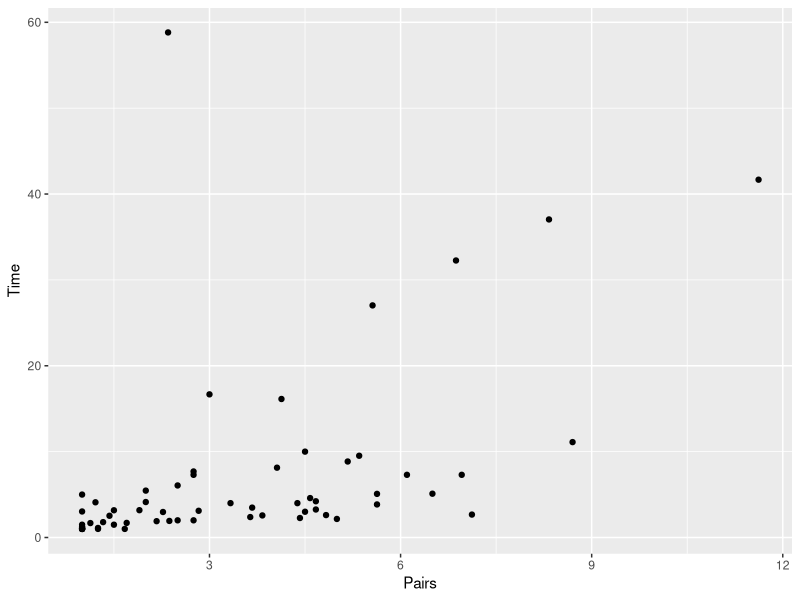
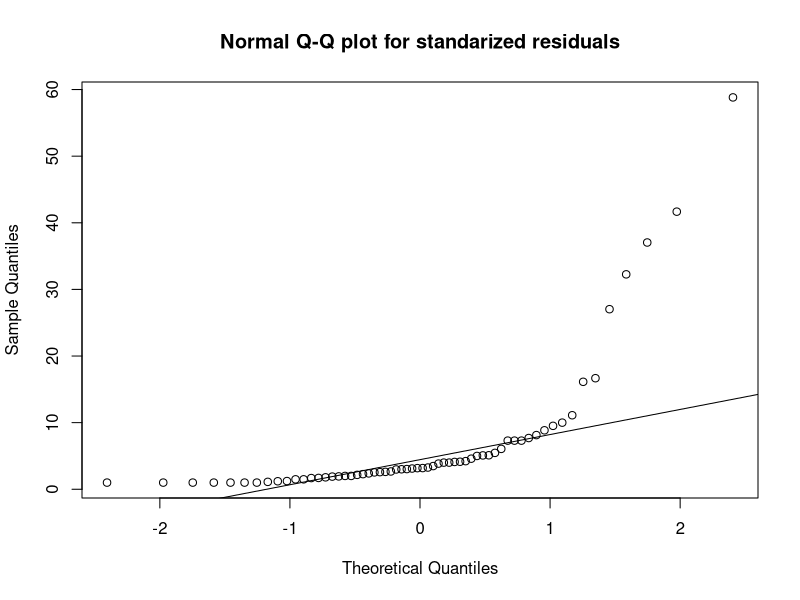
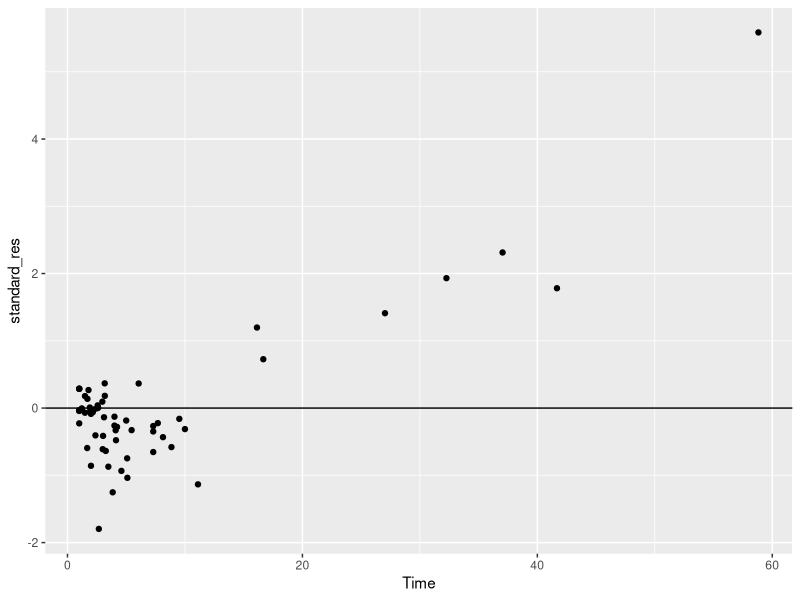
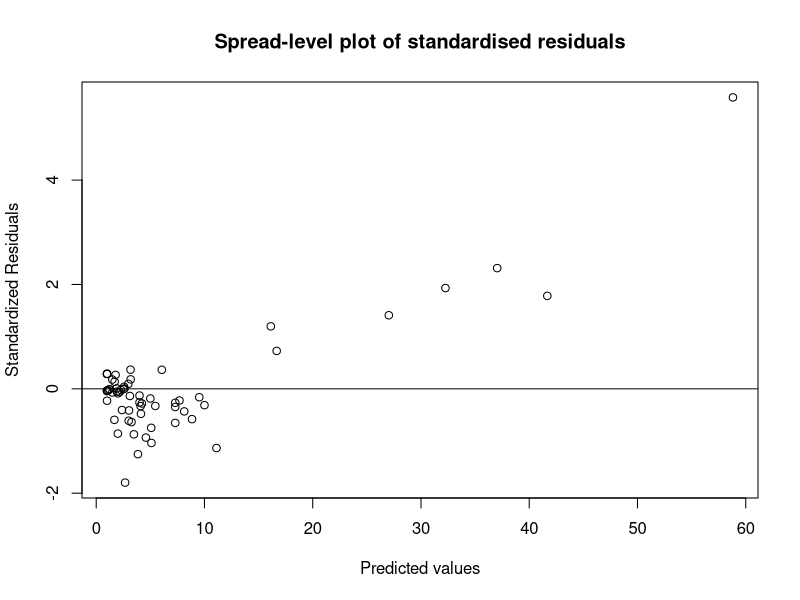
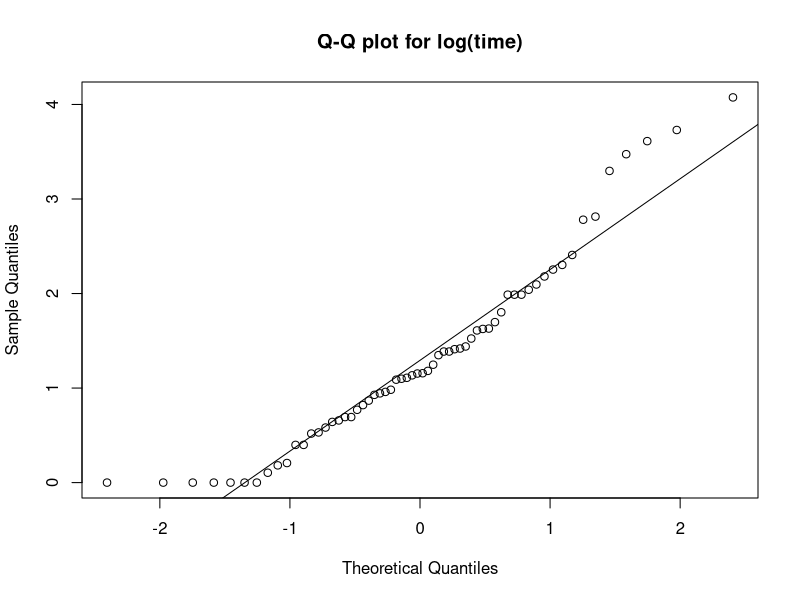
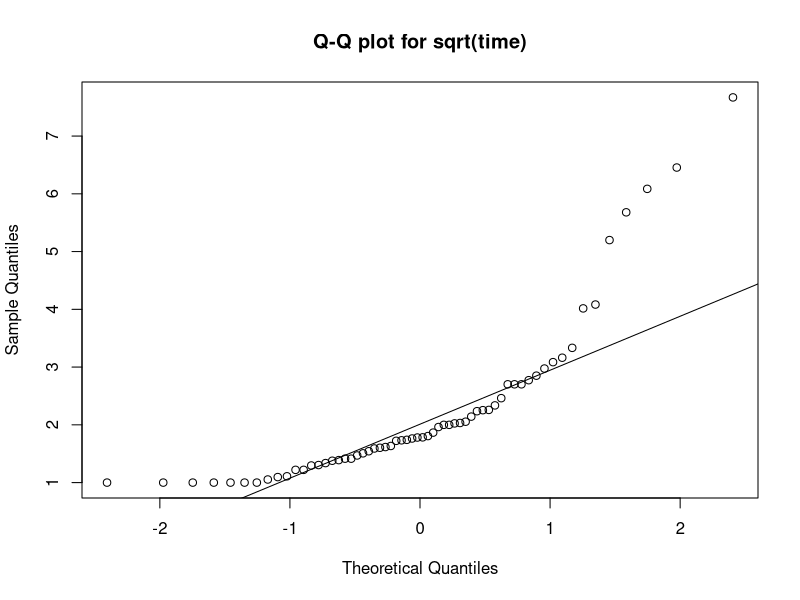
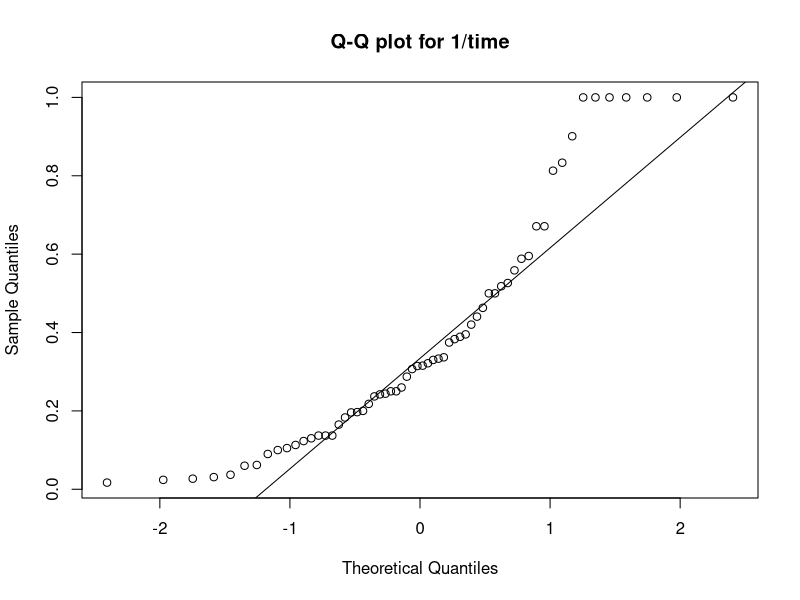
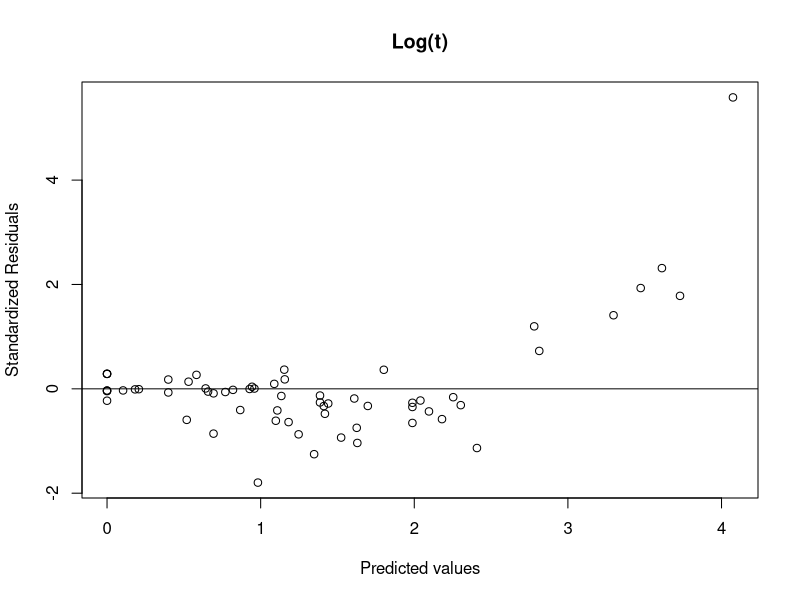

Reproduce these figures in R, in order.
## ---- chunk 1
knitr::opts_chunk$set(warning = FALSE, message = FALSE) 
## ---- chunk 2
library(tidyverse)
## ---- chunk 3
data <- read.csv("Factors Affecting Extinction.csv")
head(data)
## ---- chunk 4
lm_full <- lm(formula = Time ~ Pairs + Size + Status + Pairs*Size + Pairs * Status + Size*Status + Pairs*Size*Status, data)
summary(lm_full)

lm_full2 <- lm(formula = Time ~ Pairs*Size*Status, data)
summary(lm_full2)


## ---- chunk 5
ggplot(data, aes(Pairs, Time)) + geom_point()

qqnorm(data$Time, main="Normal Q-Q plot for standarized residuals")
qqline(data$Time)

standard_res <- rstandard(lm_full)
final_data <- cbind(data, standard_res)
ggplot(final_data) + geom_point(aes(Time, standard_res)) + geom_abline(slope = 0)
plot((final_data$Time), standard_res, ylab='Standardized Residuals', xlab='Predicted values', main="Spread-level plot of standardised residuals") 
abline(0, 0)


## ---- chunk 6
lm_full <- lm(formula = Time ~ Pairs + Size + Status + Pairs*Size + Pairs*Status + Size*Status + Pairs*Size*Status, data)
lm_full.log <- lm(formula = log(Time) ~ Pairs + Size + Status + Pairs*Size + Pairs * Status + Size*Status + Pairs*Size*Status, data)
lm_full.sqrt <- lm(formula = sqrt(Time) ~ Pairs + Size + Status + Pairs*Size + Pairs * Status + Size*Status + Pairs*Size*Status, data)
lm_full.inverse <- lm(formula = 1/Time ~ Pairs + Size + Status + Pairs*Size + Pairs * Status + Size*Status + Pairs*Size*Status, data)

summary(lm_full)$adj.r.squared
summary(lm_full.log)$adj.r.squared
summary(lm_full.sqrt)$adj.r.squared
summary(lm_full.inverse)$adj.r.squared


qqnorm(log(data$Time),main="Q-Q plot for log(time)")
qqline(log(data$Time))
qqnorm(sqrt(data$Time),main="Q-Q plot for sqrt(time)")
qqline(sqrt(data$Time))
qqnorm(1/(data$Time),main="Q-Q plot for 1/time")
qqline(1/(data$Time))

plot(log(final_data$Time), standard_res, ylab='Standardized Residuals', xlab='Predicted values', main="Log(t)") 
abline(0, 0)
plot(sqrt(final_data$Time), standard_res, ylab='Standardized Residuals', xlab='Predicted values', main = "sqrt(t)") 
abline(0, 0)
plot(1/(final_data$Time), standard_res, ylab='Standardized Residuals', xlab='Predicted values', main="1/time")
abline(0, 0)
## ---- chunk 7
lm_full_transformed <- lm(formula = log(Time) ~ Pairs + Size + Status + Pairs*Size + Pairs * Status + Size*Status + Pairs*Size*Status, data)
summary(lm_full_transformed)$adj.r.squared

lm_full_inverse <- lm(formula = 1/(Time) ~ Pairs + Size + Status + Pairs*Size + Pairs * Status + Size*Status + Pairs*Size*Status, data)
summary(lm_full_inverse)$adj.r.squared
## ---- chunk 8
ckd_inv <- cooks.distance(lm_full_inverse)
ckd_log <- cooks.distance(lm_full_transformed)

#sub_ckd <- subset(ckd_inv, ckd_ inv< 0.2)

index <- which(ckd_inv > 0.2)
index.log <- which(ckd_log > 0.2)

index
plot(ckd_inv, ylim = c(0,0.4))
plot(ckd_log, ylim = c(0,0.4))
#plot(sub_ckd, ylim = c(0,0.15))
## ---- chunk 9
data_ckd <- data[-c(index),]
data_ckd_log <- data[-c(index.log),]

lm_full_inverse_ckd <- lm(formula = 1/(Time) ~ Pairs + Size + Status + Pairs*Size + Pairs*Status + Size*Status + Pairs*Size*Status, data_ckd)
#summary(lm_full_inverse_ckd)#$adj.r.squared
#summary(lm_full_inverse)#$adj.r.squared


lm_full_log_ckd <- lm(formula = log(Time) ~ Pairs + Size + Status + Pairs*Size + Pairs*Status + Size*Status + Pairs*Size*Status, data_ckd_log)
#summary(lm_full_log_ckd)#$adj.r.squared
#summary(lm_full_transformed)


summary(lm_full_inverse_ckd)$adj.r.squared
summary(lm_full_inverse)$adj.r.squared
summary(lm_full_log_ckd)$adj.r.squared
summary(lm_full_transformed)$adj.r.squared


## ---- chunk 10
data_ckd <- data[-c(index),]

lm_final <- lm(formula = 1/(Time) ~ Pairs + Size + Status + Pairs*Size + Pairs*Status, data_ckd)
summary(lm_final)

## ---- chunk 11
lm_full <- lm(formula = Time ~ Pairs + Size + Status + Pairs*Size + Pairs * Status + Size*Status + Pairs*Size*Status, data)
lm_full.logpair <- lm(formula = Time ~ log(Pairs) + Size + Status + log(Pairs)*Size + log(Pairs) * Status + Size*Status + log(Pairs)*Size*Status, data)
lm_full.sqrtpair <- lm(formula = Time ~ sqrt(Pairs) + Size + Status + sqrt(Pairs)*Size + sqrt(Pairs) * Status + Size*Status + sqrt(Pairs)*Size*Status, data)
lm_full.inversepair <- lm(formula = Time ~ 1/Pairs + Size + Status + 1/Pairs*Size + 1/Pairs * Status + Size*Status + 1/Pairs*Size*Status, data)

summary(lm_full)$r.squared
summary(lm_full.logpair)$r.squared
summary(lm_full.sqrtpair)$r.squared
summary(lm_full.inversepair)$r.squared

## ---- chunk 12

m1 <- lm(formula = 1/(Time) ~ Pairs, data_ckd)
m2 <- lm(formula = 1/(Time) ~ Pairs + Size, data_ckd)
m3 <- lm(formula = 1/(Time) ~ Pairs + Size + Pairs*Size, data_ckd)
m4 <- lm(formula = 1/(Time) ~ Pairs + Status, data_ckd)
m5 <- lm(formula = 1/(Time) ~ Pairs + Status + Pairs * Status, data_ckd)
m6 <- lm(formula = 1/(Time) ~ Pairs + Size + Status, data_ckd)
m7 <- lm(formula = 1/(Time) ~ Pairs + Size + Status + Pairs*Size + Pairs*Status, data_ckd)     
m8 <- lm(formula = 1/(Time) ~ Pairs + Size + Status + Pairs*Size + Pairs*Status + Pairs*Size*Status + Size*Status, data_ckd)
m9 <- lm(formula = 1/(Time) ~ Pairs + Pairs*Size*Status - Size*Status+Size + Status + Pairs*Size + Pairs*Status , data_ckd)

an <- anova(m1, m2, m3, m4, m5, m6, m7, m8, m9)
#an <- anova(m9, m1)

print(an)
## ---- chunk 13
summary(m1)$adj.r.squared
summary(m2)$adj.r.squared
summary(m3)$adj.r.squared
summary(m4)$adj.r.squared
summary(m5)$adj.r.squared
summary(m6)$adj.r.squared
summary(m7)$adj.r.squared
summary(m8)$adj.r.squared
summary(m9)$adj.r.squared

summary(m7)

